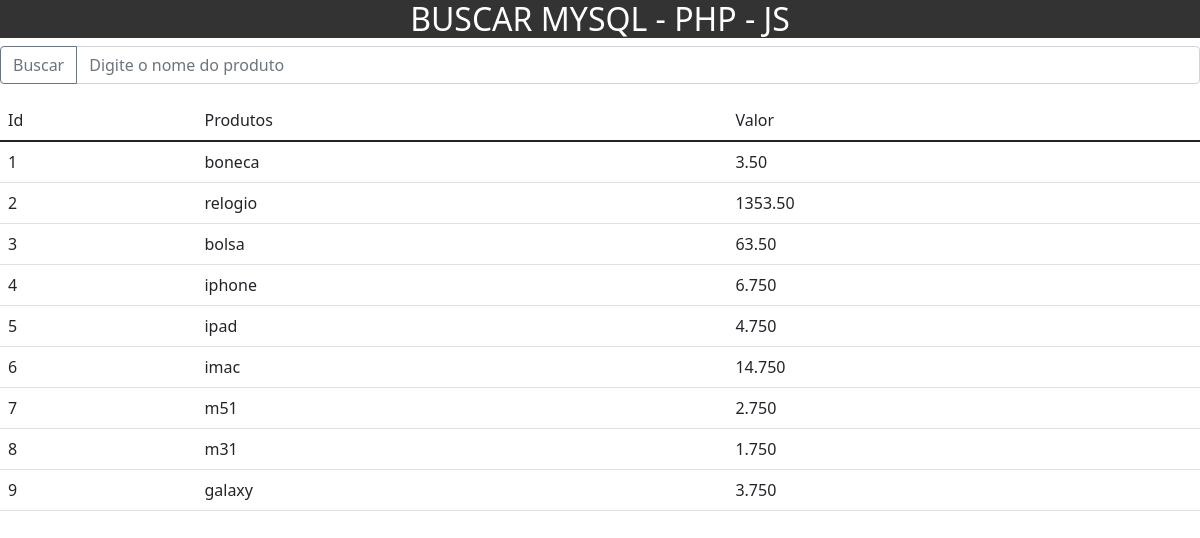
The page / on the database its author committed.
### tables this page shows
CREATE TABLE `produtos` (
  `id` int(11) NOT NULL,
  `produto` varchar(90) DEFAULT NULL,
  `valor` varchar(30) DEFAULT NULL
);

### models/ClassConexao.php (called while the page is built, shortened)
<?php
class ClassConexao
{
    private $server = "127.0.0.1";
    private $db = "conta";
    private $user = "root";
    private $pass = "";
    public function conectaDB()
    {
        try {
            $pdo = new \PDO("mysql:host=$this->server;dbname=$this->db",$this->user,$this->pass);
            $pdo->setAttribute(\PDO::ATTR_ERRMODE, \PDO::ERRMODE_EXCEPTION);
        } catch (\Exception $th) {
            echo 'Erro de conexão';
            return $th->getMessage();
        }
        return $pdo;
    }
}
?>

### models/ClassDB.php (called while the page is built, shortened)
<?php
class ClassDB extends ClassConexao
{
    private $obj;
    private function prepareSql($sql,$param)
    {
        $this->obj = $this->conectaDB("127.0.0.1","conta","root","")->prepare($sql);
        $this->obj->execute($param);
    }
    private function countParam($param)
    {
        $this->cont = count($param);
    }
    public function selectDB($fields,$table,$where,$param)
    {
        $this->prepareSql("SELECT {$fields} FROM {$table} {$where}",$param);
        return $this->obj;
    }
}
?>

### index.php (the view, shortened to what this page needs)
<!DOCTYPE html>
<html lang="pt-br">
<head>
    <link href="https://cdn.jsdelivr.net/npm/bootstrap@5.1.3/dist/css/bootstrap.min.css" rel="stylesheet">
    <link rel="stylesheet" href="./public/css/style.css">
</head>
<body>
<h2>BUSCAR MYSQL - PHP - JS</h2>
<div class="input-group mb-3">
    <button type="button" class="btn btn-outline-secondary" id="submit">Buscar</button>
    <input type="text" class="form-control" name="search" id="search" placeholder="Digite o nome do produto">
</div>
<div id="resultado">
    <?php
    $obj = new ClassDB();
    $row = $obj->selectDB("*","produtos","",array());
    echo "
        <table class='table'>
            <thead>
                <tr>
                    <td>Id</td>
                    <td>Produtos</td>
                    <td>Valor</td>
                </tr>
            </thead>
            <tbody>
    ";
    foreach($row->fetchAll(\PDO::FETCH_ASSOC) as $rows){
        $id=$rows['id'];
        $produto=$rows['produto'];
        $valor=$rows['valor'];
    echo "
        <tr>
            <td>$id</td>
            <td>$produto</td>
            <td>$valor</td>
        </tr>
    ";
    }
    echo "
        </tbody>
    </table>
    ";
    ?>
</div>
</body>
</html>

### public/css/style.css (style rules this page uses)
* { margin: 0; padding: 0; box-sizing: border-box; }
h2 { background-color: #333; color: #fff; text-align: center; }

### rows shown on the page
produtos: id "1", produto "boneca", valor "3.50"
produtos: id "2", produto "relogio", valor "1353.50"
produtos: id "3", produto "bolsa", valor "63.50"
produtos: id "4", produto "iphone", valor "6.750"
produtos: id "5", produto "ipad", valor "4.750"
produtos: id "6", produto "imac", valor "14.750"
produtos: id "7", produto "m51", valor "2.750"
produtos: id "8", produto "m31", valor "1.750"
produtos: id "9", produto "galaxy", valor "3.750"
